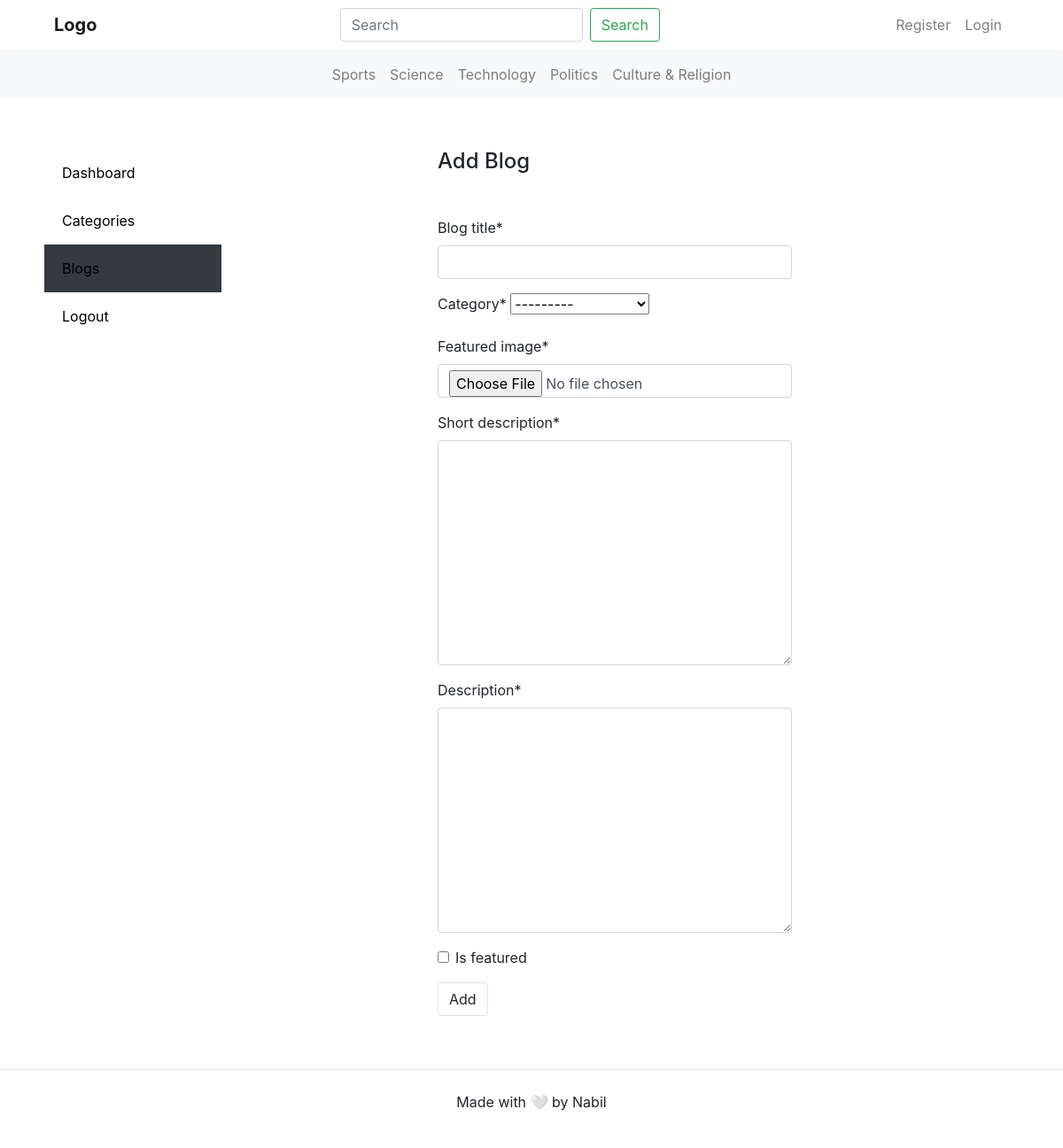
Screenshot of /dashboard/blogs/add/ with the database file from the repository.
### category/models.py (models this page shows)
class Category(models.Model):
    category = models.CharField(max_length=200, unique=True)
    created_at = models.DateTimeField(auto_now=True)
    updated_at = models.DateTimeField(auto_now_add=True)
    def __str__(self):
        return self.category
    class Meta:
        verbose_name_plural = 'categories'

### dashboard/views.py (the view)
# urls.py: path('blogs/add/', views.add_blog, name='add_blog'),
def add_blog(request):
    if request.method == 'POST':
        form = BlogPostForm(request.POST, request.FILES)
        if form.is_valid():
            post = form.save(commit=False)
            post.author = request.user
            post.save()
            title = form.cleaned_data['blog_title']
            post.blog_slug = slugify(title)+'-'+str(post.id)
            post.save()
            return redirect('blogs')
    else:
        form = BlogPostForm()
    context = {'form':form,}
    return render(request, 'dashboard/add_blog.html', context)

### dashboard/forms.py
class BlogPostForm(forms.ModelForm):
    class Meta:
        model = Blog
        fields = ('blog_title', 'category', 'featured_image', 'short_description', 'description', 'is_featured', )

### category/context_processors.py (called while the page is built)
def get_category(request):
    categories = Category.objects.all()
    context = {
        'categories':categories,
    }
    return context

### templates/dashboard/add_blog.html (shortened to what this page needs)
{% extends 'base.html' %}
{% load static %}
{% block styles %}
  {{ block.super }}
  <link rel="stylesheet" href="{% static 'css/add_blog.css' %}">
{% endblock %}
{% block body %}
{% load crispy_forms_tags %}
<div class="container dashboard-outer-container">
  <div class="dashboard-container">
    {% include 'dashboard/sidebar.html' %}
    <main class="dashboard-main-content">
      <section id="dashboard" class="ml-4">
        <div style="margin-left: 200px;">
            <h4 class="mb-5">Add Blog</h4>
          <form action="{% url 'add_blog' %}" enctype="multipart/form-data" method="POST" style="width: 400px;">
            {{ form | crispy }}
            <input type="submit" class="btn border" value="Add">
          </form>
        </div>
      </section>
    </main>
  </div>
</div>
{% endblock %}

### templates/base.html (shortened to what this page needs)
{% load static %}
<!DOCTYPE html>
<html lang="en">
<head>
  <link rel="stylesheet" href="https://cdnjs.cloudflare.com/ajax/libs/font-awesome/4.7.0/css/font-awesome.min.css">
  <link href="https://stackpath.bootstrapcdn.com/bootstrap/4.5.2/css/bootstrap.min.css" rel="stylesheet">
  {% block styles %}
  <link href="{% static 'css/base.css' %}" rel="stylesheet">
  {% endblock %}
</head>
<body>
<div class="container">
  <nav class="navbar navbar-expand-lg navbar-light">
    <a class="navbar-brand" href="{% url 'home' %}">Logo</a>
    <div class="collapse navbar-collapse" id="navbarNav">
      <form onsubmit="return validateForm();" action="{% url 'search' %}" method="GET" class="form-inline my-2 my-lg-0 navbar-search">
        <input name="search_keyword" id="search_keyword" class="form-control mr-sm-2" type="search" placeholder="Search" aria-label="Search">
        <button id="submit_button_search" class="btn btn-outline-success my-2 my-sm-0" type="submit">Search</button>
      </form>
      <ul class="navbar-nav ml-auto">
        {% if not user.is_authenticated %}
        <li class="nav-item">
          <a class="nav-link" href="{% url 'register' %}">Register</a>
        </li>
        <li class="nav-item">
          <a class="nav-link" href="{% url 'login_view' %}">Login</a>
        </li>
        {% endif %}
      </ul>
    </div>
  </nav>
</div>
<nav class="navbar navbar-expand-lg navbar-light bg-light rounded mb-3">
  <div class="collapse navbar-collapse" id="navbarCategories">
    <ul class="navbar-nav mr-auto">
      {% for cat in categories %}
      <li class="nav-item">
        <a class="nav-link" href="{% url 'category_blog' cat.id %}">{{ cat.category }}</a>
      </li>
      {% endfor %}
    </ul>
  </div>
</nav>
{% block body %}{% endblock %}
<footer>
  <div class="p-4 text-center border-top">
    <p>Made with 🤍 by Nabil</p>
  </div>
</footer>
</body>
</html>

### static/css/base.css (style rules this page uses)
.navbar-brand { font-weight: bold; }
.navbar-nav { margin-left: auto; }
.navbar-search { margin-left: auto; margin-right: auto; }

### static/css/add_blog.css (style rules this page uses)
.dashboard-outer-container { display: flex; justify-content: center; align-items: center; height: 100%; padding: 20px; }
.dashboard-container { display: flex; width: 100%; max-width: 1200px; overflow: hidden; }
.dashboard-main-content { flex-grow: 1; padding: 20px; overflow-y: auto; }
.dashboard-main-content section { margin-bottom: 20px; }

### rows the page displays
Category: category "Sports", category "---------"
Category: category "Science"
Category: category "Technology"
Category: category "Politics"
Category: category "Culture & Religion"
